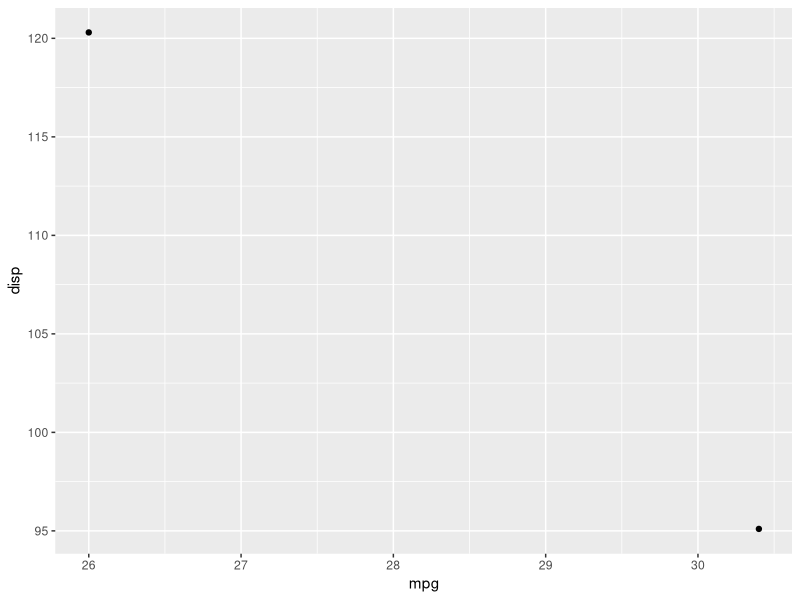

Here is the R script that generated this plot:
rm(list = ls())

#----indexing----
x <- c(2.1, 4.2, 3.3, 5.4)

x[1]
x[seq(1:3)]

#pulls values in specific order
x[c(3, 1)]

#in ascending order
x[order(x)]
y <- x[order(x, decreasing = TRUE)]
y

x[c(1,1)]

#r will truncate to [2]
x[c(2.1, 2.9)]

#negative integers get rid of elements, but can't mix with positive integers
x[-1]
x[-c(3,1)]

x[c(TRUE, TRUE, FALSE, FALSE)]

#expressions
x[x > 3]

x[c(TRUE, FALSE)] #cycling the rules TRUE FALSE TRUE FALSE
x[c(TRUE, TRUE, NA, FALSE)]
x[]
x[0]

x <- 1:5
x
x[c(1,2)]<- 2:3
x[-1] <- 4:1
x
x[c(TRUE, FALSE, NA)] <- 1
x
df <- data.frame(a = c(1, 10, NA))
df$a[df$a < 5] <- 0
df

mtcars[mtcars$gear == 5,]
mtcars[mtcars$gear == 5 & mtcars$cyl == 4,]

#subset function
subset(mtcars, gear == 5 & cyl == 4)

library(tidyverse)
ggplot(data = subset(mtcars, gear == 5 & cyl == 4),
       aes(x = mpg, y = disp))+
  geom_point()

df <- data.frame(x = 1:3, y = 3:1, z = letters[1:3])
df
df[,-3]
#or df$z <- NULL
df[c("x", "y")]
setdiff(names(df), "z")
df[setdiff(names(df), "z")]
